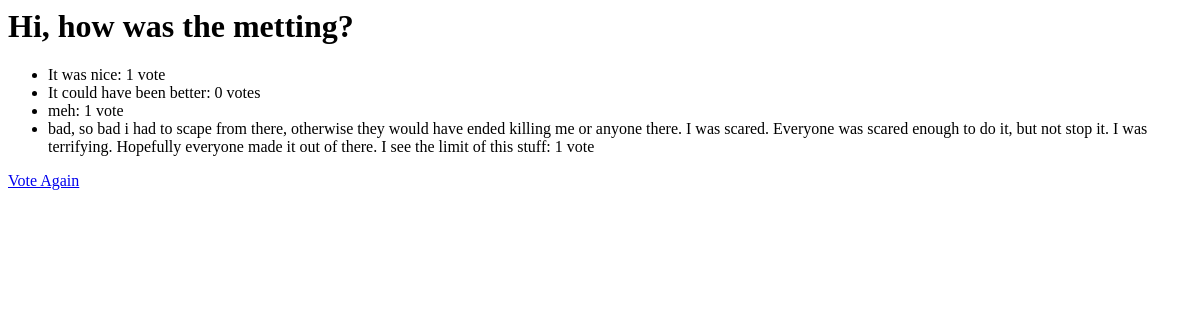
Before: /polls/4/results/ with the older database file.
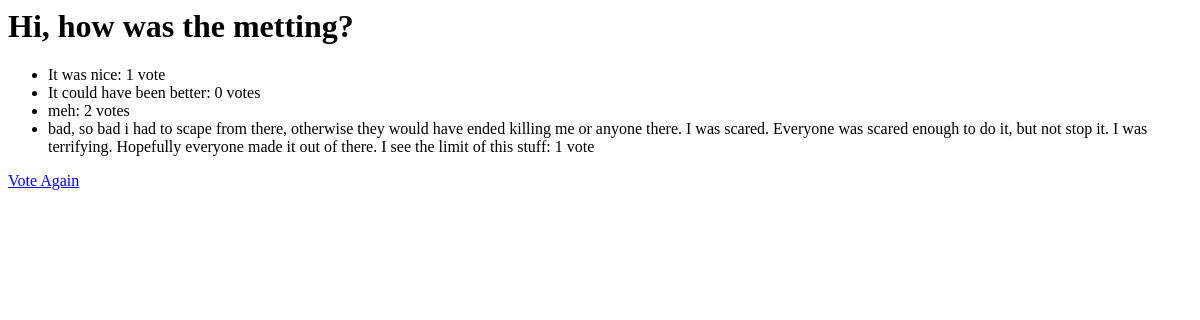
After: the same page with the newer database file.
### polls/models.py (models this page shows, shortened)
class Question (models.Model):
    text = models.CharField(max_length=256)
    pub_date = models.DateTimeField('date published')

class Choice (models.Model):
    question = models.ForeignKey(Question, on_delete=models.CASCADE)
    text = models.CharField(max_length=256)
    votes = models.IntegerField(default=0)

### polls/views.py (the view)
# urls.py: path('<int:pk>/results/', views.ResultsView.as_view(), name='results'),
class ResultsView (generic.DetailView):
    model = Question
    template_name = 'polls/results.html'

### polls/templates/polls/results.html
<h1>{{ question.text }}</h1>
<ul>
    {% for choice in question.choice_set.all %}
        <li>{{ choice.text }}: {{ choice.votes }} vote{{ choice.votes|pluralize }}</li>
    {% endfor %}
</ul>
<a href="{% url 'polls:detail' question.id %}">Vote Again</a>

Changed rows visible on the page:
changed Choice "meh": votes "1" → "2"
